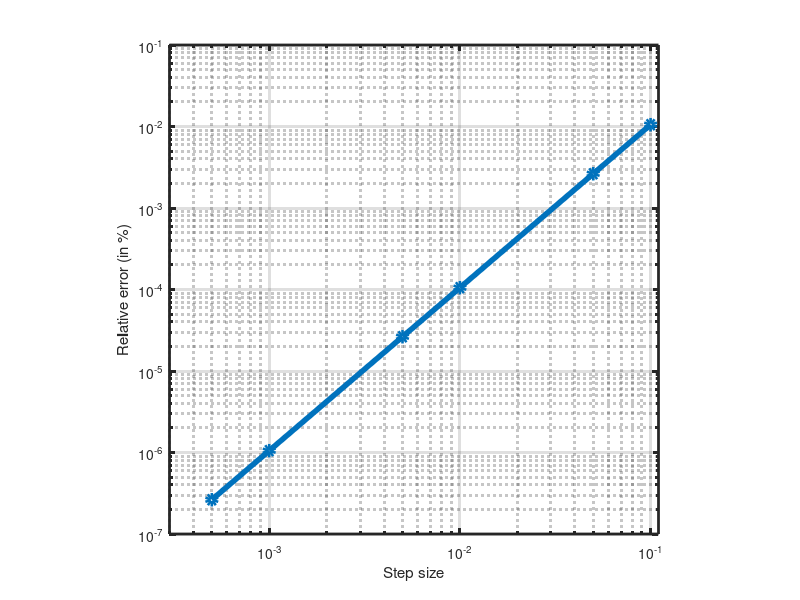

MATLAB code to generate this figure:
%
% Copyright (c) 2018, Vishal_S
% All rights reserved. Please read the "license.txt" for license terms.
%
% Project Title: numerical_integ_diff
% 
% Developer: Vishal S
% 
% Contact Info: vishalsubbu97@gmail.com
%
%Defining the function
fun =  @(x) abs(x.^5 - 15.*x.^4 + 85.*x.^3 - 225.*x.^2 + 274.*x - 120);
%Integrating for different values of h
h= [0.1,0.05,0.01,0.005,0.001,0.0005];
integ = zeros(6,1)
for i = 1:6
    x=1:h(i):5;
    y = fun(x);
    integ(i) = trapz(x,y);
end
%Calculating Error
error = zeros(6,1);
for i = 1:6
    error(i) = abs((19/3) - integ(i)) /(19/3);
end
%Plotting
loglog(h,error,'-o','linewidth',4.0);
xlim([0.0003 0.11]);
xlabel('Step size');
ylabel('Relative error (in %)')
ax = gca ;
set(ax, 'linewidth',2.0);
axis('square');
grid on;
